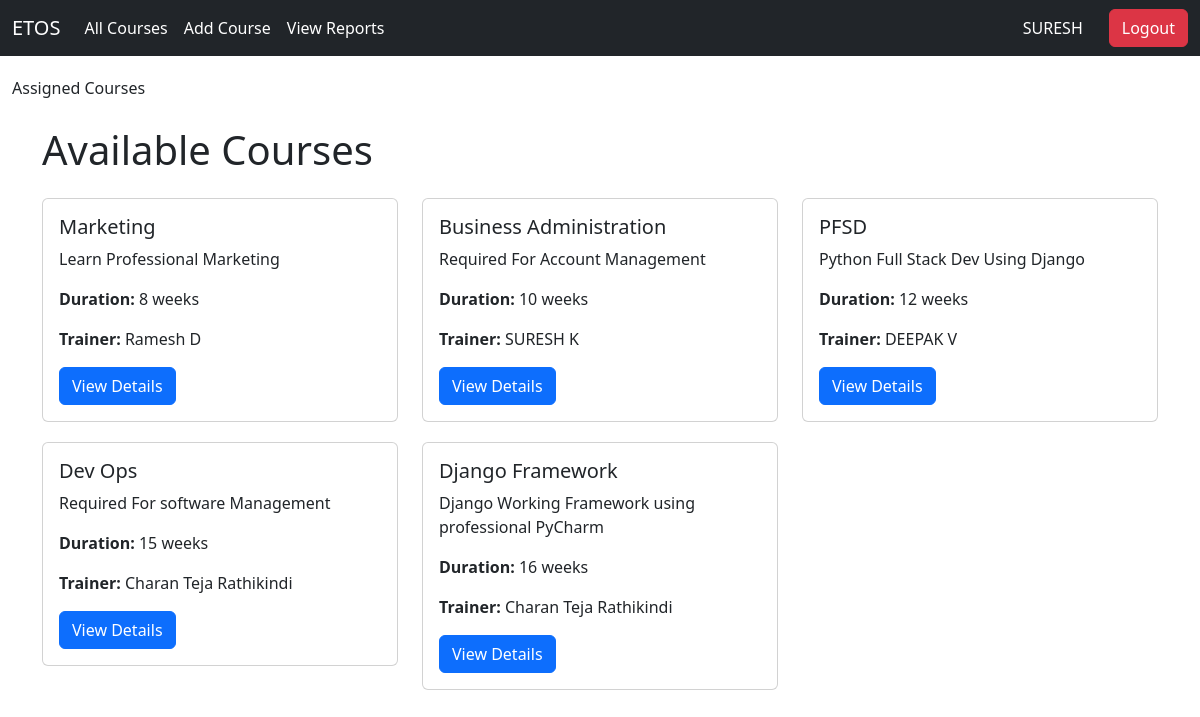
Screenshot of /employee/courses/ (signed in) with the database file from the repository.
### admin_app/models.py (models this page shows)
class Course(models.Model):
    name = models.CharField(max_length=100)
    description = models.TextField()
    duration = models.PositiveIntegerField()  # Duration in hours
    trainer = models.ForeignKey(User, on_delete=models.SET_NULL, null=True)  # Trainer linked to User
    status = models.BooleanField(default=True)  # Active/Inactive status
    def __str__(self):
        return self.name

### employee/views.py (the view)
# urls.py: path('courses/', views.course_list, name='course_list'),
@login_required
def course_list(request):
    Course = apps.get_model('admin_app', 'Course')
    courses = Course.objects.all()
    print(courses)  # Add this line to see what courses are retrieved
    return render(request, 'employee/assigned_courses.html', {'courses': courses})

### templates/employee/assigned_courses.html (shortened to what this page needs)
<!DOCTYPE html>
<html lang="en">
<head>
    <link href="https://cdn.jsdelivr.net/npm/bootstrap@5.3.3/dist/css/bootstrap.min.css" rel="stylesheet">
</head>
<body>
    {% include 'employee/employee_navbar.html' %}
        <div class="container-fluid">
            <a class="navbar-brand" href="{% url 'employee:homepage_employee' %}">Assigned Courses</a>
            <button class="navbar-toggler" type="button" data-bs-toggle="collapse" data-bs-target="#navbarNav" aria-controls="navbarNav" aria-expanded="false" aria-label="Toggle navigation">
                <span class="navbar-toggler-icon"></span>
            </button>
        </div>
    <div class="container mt-4">
        <h1 class="mb-4">Available Courses</h1>
        <div class="row">
            {% for course in courses %}
            <div class="col-md-4">
                <div class="card course-card">
                    <div class="card-body">
                        <h5 class="card-title">{{ course.name }}</h5>
                        <p class="card-text">{{ course.description|truncatewords:20 }}</p>
                        <p><strong>Duration:</strong> {{ course.duration }} weeks</p>
                        <p><strong>Trainer:</strong> {{ course.trainer.get_full_name }}</p>
                        <a href="{% url 'employee:course_detail' course.id %}" class="btn btn-primary">View Details</a>
                    </div>
                </div>
            </div>
            {% empty %}
            <p>No courses are available at the moment. Please check back later!</p>
            {% endfor %}
        </div>
    </div>
</body>
</html>

### templates/employee/employee_navbar.html (shortened to what this page needs)
<!DOCTYPE>
<html lang="en">
<head>
    <link href="https://cdn.jsdelivr.net/npm/bootstrap@5.3.3/dist/css/bootstrap.min.css" rel="stylesheet">
</head>
<body>
  <nav  class="navbar navbar-expand-lg navbar-dark bg-dark">
    <div class="container-fluid">
      <a class="navbar-brand text-white" href="{% url 'employee:homepage_employee' %}">ETOS</a>
      <div class="collapse navbar-collapse" id="navbarSupportedContent">
        <ul class="navbar-nav me-auto mb-2 mb-lg-0">
          <li class="nav-item">
    <a class="nav-link active text-white" aria-current="page" href="{% url 'employee:course_list' %}">All Courses</a>
</li>
<li class="nav-item">
    <a class="nav-link text-white" href="{% url 'employee:add_course_to_employee' %}">Add Course</a>
</li>
<li class="nav-item">
    <a class="nav-link text-white" href="#">View Reports</a>
</li>
        </ul>
        <div class="d-flex align-items-center">
          <a class="nav-link text-white me-3" href="{% url 'employee:profile_page' %}">{{ user.first_name }}</a>
          {% if user.is_authenticated %}
            <a class="btn btn-danger btn-custom" href="{% url 'admin_app:log_out' %}">Logout</a>
          {% else %}
            <a class="btn btn-primary btn-custom" href="{% url 'admin_app:user_login' %}">Login</a>
            <a class="btn btn-primary btn-custom" href="{% url 'admin_app:register' %}">Register</a>
          {% endif %}
        </div>
      </div>
    </div>
  </nav>
</body>
</html>

### templates/employee/assigned_courses.html (style rules this page uses)
.course-card { margin-bottom: 20px; }

### templates/employee/employee_navbar.html (style rules this page uses)
.navbar { margin-bottom: 20px; }
.btn-custom { margin-left: 10px; }

### rows the page displays
Course: name "Marketing", description "Learn Professional Marketing", duration "8", trainer.get_full_name "Ramesh D"
Course: name "Business Administration", description "Required For Account Management", duration "10", trainer.get_full_name "SURESH K"
Course: name "PFSD", description "Python Full Stack Dev Using Django", duration "12", trainer.get_full_name "DEEPAK V"
Course: name "Dev Ops", description "Required For software Management", duration "15", trainer.get_full_name "Charan Teja Rathikindi"
Course: name "Django Framework", description "Django Working Framework using professional PyCharm", duration "16", trainer.get_full_name "Charan Teja Rathikindi"

### other values shown
{{ user.first_name }} "SURESH"
